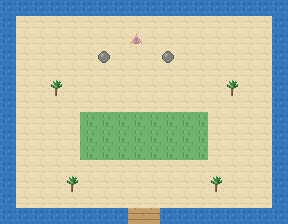

Rendered tile map (Tiled .tmx) drawn with the repository's tilesets; below, a short description and the full map source, tile grids included:
An orthogonal 18x14 tile map with 16x16 px tiles, 1 tile layer (ground) and 5 objects (2x warp, spawn, trainer, sign).

<map version="1.10" orientation="orthogonal" renderorder="right-down" width="18" height="14" tilewidth="16" tileheight="16" infinite="0" nextobjectid="99">
 <tileset firstgid="1" source="../tiles.tsx" />
 <layer id="1" name="ground" width="18" height="14">
  <data encoding="csv">
3,3,3,3,3,3,3,3,3,3,3,3,3,3,3,3,3,3,
3,1,1,1,1,1,1,1,1,1,1,1,1,1,1,1,1,3,
3,1,1,1,1,1,1,1,7,1,1,1,1,1,1,1,1,3,
3,1,1,1,1,1,6,1,1,1,6,1,1,1,1,1,1,3,
3,1,1,1,1,1,1,1,1,1,1,1,1,1,1,1,1,3,
3,1,1,4,1,1,1,1,1,1,1,1,1,1,4,1,1,3,
3,1,1,1,1,1,1,1,1,1,1,1,1,1,1,1,1,3,
3,1,1,1,1,2,2,2,2,2,2,2,2,1,1,1,1,3,
3,1,1,1,1,2,2,2,2,2,2,2,2,1,1,1,1,3,
3,1,1,1,1,2,2,2,2,2,2,2,2,1,1,1,1,3,
3,1,1,1,1,1,1,1,1,1,1,1,1,1,1,1,1,3,
3,1,1,1,4,1,1,1,1,1,1,1,1,4,1,1,1,3,
3,1,1,1,1,1,1,1,1,1,1,1,1,1,1,1,1,3,
3,3,3,3,3,3,3,3,5,5,3,3,3,3,3,3,3,3
</data>
 </layer>
 <objectgroup id="2" name="objects">
  <object id="1" name="spawn" x="128" y="192" width="16" height="16"><properties /></object>
  <object id="2" name="warp" x="128" y="208" width="16" height="16"><properties><property name="to_map" value="isle_town" /><property name="to_x" type="int" value="8" /><property name="to_y" type="int" value="1" /><property name="facing" value="down" /></properties></object>
  <object id="3" name="warp" x="144" y="208" width="16" height="16"><properties><property name="to_map" value="isle_town" /><property name="to_x" type="int" value="9" /><property name="to_y" type="int" value="1" /><property name="facing" value="down" /></properties></object>
  <object id="4" name="trainer" x="128" y="64" width="16" height="16"><properties><property name="display" value="Sailor Brom" /><property name="facing" value="down" /><property name="sight" type="int" value="3" /><property name="party" value="krabby:7|wingull:7" /><property name="prize" type="int" value="200" /><property name="flag" value="beat_brom" /><property name="before" value="Brom: Nobody crosses my cove without a scrap!" /><property name="after" value="Brom: The shell shrine's all yours." /></properties></object>
  <object id="5" name="sign" x="128" y="32" width="16" height="16"><properties><property name="script" value="isle_goal" /></properties></object>
 </objectgroup>
</map>
